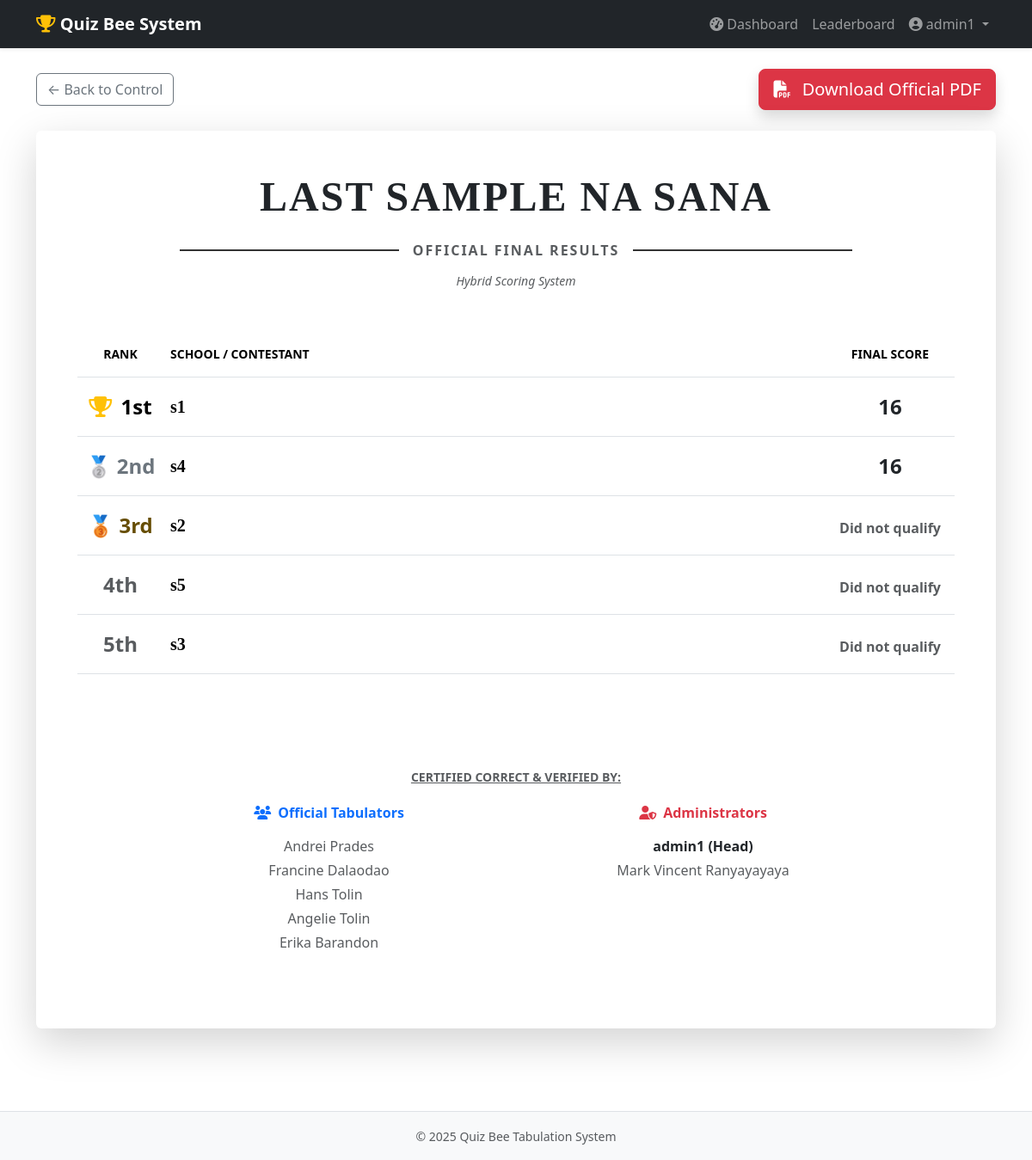
/admin/final-results/4 (signed in), run on the app's committed database.
### website/models.py (models this page shows)
class User(db.Model, UserMixin):
    id = db.Column(db.Integer, primary_key=True)
    username = db.Column(db.String(150), unique=True, nullable=False)
    password = db.Column(db.String(150), nullable=False)
    first_name = db.Column(db.String(150))
    role = db.Column(db.String(50))  # 'admin' or 'tabulator'
    schools_assigned = db.relationship('School', backref='tabulator', lazy=True)

class Event(db.Model):
    id = db.Column(db.Integer, primary_key=True)
    name = db.Column(db.String(150), nullable=False)
    is_active = db.Column(db.Boolean, default=False, index=True)
    scoring_type = db.Column(db.String(50), default='per_round')
    schools = db.relationship('School', backref='event', cascade='all, delete-orphan')
    rounds = db.relationship('Round', backref='event', cascade='all, delete-orphan')

class School(db.Model):
    id = db.Column(db.Integer, primary_key=True)
    name = db.Column(db.String(150), nullable=False) # Removed unique=True
    event_id = db.Column(db.Integer, db.ForeignKey('event.id'), nullable=False)
    user_id = db.Column(db.Integer, db.ForeignKey('user.id'), nullable=True)
    scores = db.relationship('Score', backref='school', cascade='all, delete-orphan')
    __table_args__ = (
        UniqueConstraint('name', 'event_id', name='unique_school_per_event'),
    )

### website/views.py (the view)
@views.route('/admin/final-results/<int:event_id>')
@login_required
def final_results(event_id):
    if current_user.role != 'admin': return "Unauthorized", 403
    event = Event.query.get_or_404(event_id)
    all_rounds = Round.query.filter_by(event_id=event.id).order_by(Round.number.asc()).all()
    cumulative_rounds = [r for r in all_rounds if not r.is_final and 'Tie Breaker' not in r.difficulty and 'Clincher' not in r.difficulty]
    final_round = Round.query.filter_by(event_id=event.id, is_final=True).first()
    final_clinchers = []
    if final_round:
        final_clinchers = Round.query.filter(
            Round.event_id == event.id,
            Round.number == final_round.number,
            Round.difficulty.like('%Clincher%')
        ).order_by(Round.id.asc()).all()
    schools = School.query.filter_by(event_id=event.id).all()
    rankings = []
    for school in schools:
        data = {'name': school.name, 'cum_total': 0, 'final_score': 0, 'clincher_scores': [], 'has_final': False}
        for r in cumulative_rounds:
            data['cum_total'] += sum(s.round.points for s in school.scores if s.round_id == r.id and s.is_correct)
        if final_round and final_round.is_school_allowed(school.id):
            data['has_final'] = True
            data['final_score'] = sum(s.round.points for s in school.scores if s.round_id == final_round.id and s.is_correct)
        c_scores_list = []
        for r in final_clinchers:
             if r.is_school_allowed(school.id):
                 c_scores_list.append(sum(s.round.points for s in school.scores if s.round_id == r.id and s.is_correct))
             else:
                 c_scores_list.append(-1)
        data['sort_key'] = (data['has_final'], data['final_score'], tuple(c_scores_list), data['cum_total'])
        rankings.append(data)
    rankings.sort(key=lambda x: x['sort_key'], reverse=True)
    tabulators = db.session.query(User).join(School).filter(School.event_id == event.id).all()
    unique_tabulators = list({t.id: t for t in tabulators}.values())
    admin_signatories = User.query.filter(User.role == 'admin', User.username != 'admin1').all()
    return render_template('admin/final_results.html', event=event, rankings=rankings,
                           tabulators=unique_tabulators, admins=admin_signatories, admin=current_user)

### website/__init__.py (called while the page is built)
def create_app():
    app = Flask(__name__)
    app.config['SECRET_KEY'] = 'kyle heineken lee'
    app.config['SQLALCHEMY_DATABASE_URI'] = f'sqlite:///{DB_NAME}'
    db.init_app(app)
    from .models import User
    from .views import views
    from .auth import auth
    app.register_blueprint(views, url_prefix='/')
    app.register_blueprint(auth, url_prefix='/')
    login_manager.init_app(app)
    @login_manager.user_loader
    def load_user(id):
        return User.query.get(int(id))
    return app

### website/models.py (called while the page is built)
    def is_school_allowed(self, school_id):
        if not self.participating_school_ids:
            return True
        allowed_list = self.participating_school_ids.split(',')
        return str(school_id) in allowed_list

### website/templates/admin/final_results.html (shortened to what this page needs)
{% extends "base.html" %}
{% block content %}
<div class="container mt-4 mb-5">
    <div class="d-flex justify-content-between align-items-center mb-4">
        <a href="{{ url_for('views.round_control') }}" class="btn btn-outline-secondary">
            &larr; Back to Control
        </a>
        <a href="{{ url_for('views.download_results_pdf', event_id=event.id) }}" class="btn btn-danger btn-lg shadow">
            <i class="fas fa-file-pdf me-2"></i> Download Official PDF
        </a>
    </div>
    <div class="card shadow-lg border-0" style="min-height: 800px;">
        <div class="card-body p-5">
            <div class="text-center mb-5">
                <h1 class="fw-bold text-uppercase display-5" style="font-family: 'Times New Roman', serif; letter-spacing: 2px;">
                    {{ event.name }}
                </h1>
                <div class="d-flex justify-content-center align-items-center mt-3">
                    <hr class="w-25 me-3" style="border-top: 2px solid #333; opacity: 1;">
                    <span class="text-uppercase fw-bold text-muted" style="letter-spacing: 2px;">Official Final Results</span>
                    <hr class="w-25 ms-3" style="border-top: 2px solid #333; opacity: 1;">
                </div>
                <p class="small text-muted fst-italic mt-2">
                    {{ event.scoring_type|capitalize }} Scoring System
                </p>
            </div>
            <div class="table-responsive">
                <table class="table table-hover align-middle text-center mb-5 border-bottom">
                    <thead class="bg-dark text-white text-uppercase small">
                        <tr>
                            <th class="py-3" style="width: 100px;">Rank</th>
                            <th class="py-3 text-start">School / Contestant</th>
                            <th class="py-3" style="width: 150px;">Final Score</th>
                        </tr>
                    </thead>
                    <tbody>
                        {% for rank in rankings %}
                        <tr class="{% if loop.index == 1 %}bg-warning bg-opacity-10{% endif %}">
                            <td class="fw-bold fs-4 py-3">
                                {% if loop.index == 1 %}
                                    <i class="fas fa-trophy text-warning me-1"></i> 1st
                                {% elif loop.index == 2 %}
                                    <span class="text-secondary">🥈 2nd</span>
                                {% elif loop.index == 3 %}
                                    <span class="text-warning-emphasis">🥉 3rd</span>
                                {% else %}
                                    <span class="text-muted">{{ loop.index }}th</span>
                                {% endif %}
                            </td>
                            <td class="text-start fw-bold fs-5 py-3" style="font-family: 'Georgia', serif;">
                                {{ rank.name }}
                            </td>
                            <td class="fw-bold fs-4 py-3 text-dark">
                                {% if rank.has_final %}
                                    {{ rank.final_score }}
                                {% else %}
                                    <span class="text-muted fs-6">Did not qualify</span>
                                {% endif %}
                            </td>
                        </tr>
                        {% endfor %}
                    </tbody>
                </table>
            </div>
            <div class="mt-5 pt-3">
                <h6 class="text-center mb-4 text-uppercase fw-bold small text-muted" style="text-decoration: underline;">
                    Certified Correct & Verified By:
                </h6>
                <div class="row justify-content-center">
                    <div class="col-md-5 text-center mb-4">
                        <h6 class="fw-bold text-primary mb-3"><i class="fas fa-users me-2"></i>Official Tabulators</h6>
                        <ul class="list-unstyled text-muted">
                            {% for tab in tabulators %}
                            <li class="mb-1">
                                {{ tab.first_name if tab.first_name else tab.username }}
                            </li>
                            {% endfor %}
                        </ul>
                    </div>
                    <div class="col-md-5 text-center mb-4">
                        <h6 class="fw-bold text-danger mb-3"><i class="fas fa-user-shield me-2"></i>Administrators</h6>
                        <ul class="list-unstyled text-muted">
                            <li class="mb-1 fw-bold text-dark">
                                {{ admin.first_name if admin.first_name else admin.username }} (Head)
                            </li>
                            {% for a in admins %}
                            <li class="mb-1">
                                {{ a.first_name if a.first_name else a.username }}
                            </li>
                            {% endfor %}
                        </ul>
                    </div>
                </div>
            </div>
        </div>
    </div>
</div>
{% endblock %}

### website/templates/base.html (shortened to what this page needs)
<!DOCTYPE html>
<html lang="en">
<head>
    <link href="https://cdn.jsdelivr.net/npm/bootstrap@5.3.2/dist/css/bootstrap.min.css" rel="stylesheet">
    <link rel="stylesheet" href="https://cdnjs.cloudflare.com/ajax/libs/font-awesome/6.4.2/css/all.min.css">
</head>
<body class="d-flex flex-column min-vh-100">
    <nav class="navbar navbar-expand-lg navbar-dark bg-dark shadow-sm">
        <div class="container">
            <a class="navbar-brand fw-bold" href="/">
                <i class="fas fa-trophy text-warning"></i> Quiz Bee System
            </a>
            <div class="collapse navbar-collapse" id="navbarContent">
                <ul class="navbar-nav ms-auto mb-2 mb-lg-0">
                    {% if current_user.is_authenticated %}
                        <li class="nav-item">
                            {% if current_user.role == 'admin' %}
                                <a class="nav-link" href="{{ url_for('views.admin_dashboard') }}">
                                    <i class="fas fa-tachometer-alt"></i> Dashboard
                                </a>
                            {% else %}
                                <a class="nav-link" href="{{ url_for('views.tabulator_dashboard') }}">
                                    <i class="fas fa-tachometer-alt"></i> Dashboard
                                </a>
                            {% endif %}
                        </li>
                    {% else %}
                        <li class="nav-item">
                            <a class="nav-link" href="{{ url_for('views.home') }}">Home</a>
                        </li>
                    {% endif %}
                    <li class="nav-item">
                        <a class="nav-link" href="{{ url_for('views.leaderboard') }}">Leaderboard</a>
                    </li>
                    {% if current_user.is_authenticated %}
                        <li class="nav-item dropdown">
                            <a class="nav-link dropdown-toggle" href="#" role="button" data-bs-toggle="dropdown">
                                <i class="fas fa-user-circle"></i> {{ current_user.username }}
                            </a>
                        </li>
                    {% else %}
                        <li class="nav-item">
                            <a class="nav-link" href="{{ url_for('auth.login') }}">Login</a>
                        </li>
                    {% endif %}
                </ul>
            </div>
        </div>
    </nav>
    <div class="flex-grow-1">
        {% block content %}{% endblock %}
    </div>
    <footer class="bg-light text-center text-muted py-3 mt-5 border-top">
        <div class="container">
            <small>&copy; 2025 Quiz Bee Tabulation System</small>
        </div>
    </footer>
</body>
</html>

### data on the page
User: username "admin1", first_name+username "admin1"
Event: name "LAST SAMPLE NA SANA", scoring_type "Hybrid"
School: shows "1st", name "s1", final_score "16"
School: shows "🥈 2nd", name "s4", final_score "16"
School: shows "🥉 3rd", name "s2", shows "Did not qualify"
School: name "s5", shows "Did not qualify"
School: name "s3", shows "Did not qualify"
User: first_name "Andrei Prades"
User: first_name "Francine Dalaodao"
User: first_name "Hans Tolin"
User: first_name "Angelie Tolin"
User: first_name "Erika Barandon"
User: first_name "Mark Vincent Ranyayayaya"
